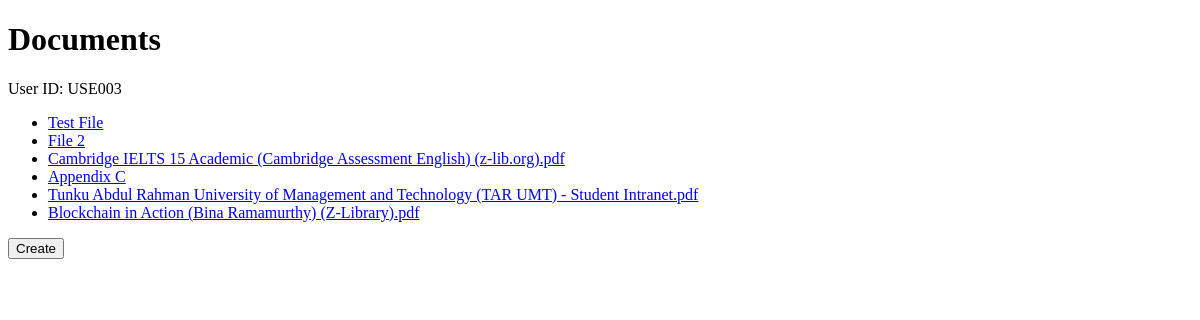
The app's page /esign/ (signed in) with its own data.
### esign/models.py (models this page shows, shortened)
class CustomUser(AbstractUser):
    userID = models.CharField(max_length=6, primary_key=True)
    orgID = models.ForeignKey(Organization, on_delete=models.CASCADE)
    position = models.CharField(max_length=50)
    groups = models.ManyToManyField(Group, related_name='custom_user_set', blank=True)
    user_permissions = models.ManyToManyField(Permission, related_name='custom_user_set', blank=True)

class Document(models.Model):
    docID = models.CharField(max_length=6, primary_key=True)
    title = models.CharField(max_length=255)
    pdf_file = models.FileField(
        upload_to='pdfs/',
        validators=[validate_pdf_extension],
        default=default_pdf_path
    )
    created_date = models.DateTimeField(auto_now_add=True)
    due_date = models.DateTimeField()

### esign/views.py (the view)
# urls.py: path('', views.index, name='index'),
def index(request):
    user_id = request.session['user_id']
    documents = Document.objects.all()
    return render(request, 'esign/index.html', {'documents': documents, 'user_id': user_id})

### esign/templates/esign/index.html (shortened to what this page needs)
<!DOCTYPE html>
<html lang="en">
<head>
    <!-- {% load static %}
    <link rel="stylesheet" type="text/css" href="{% static 'css/style.css' %}"> -->
</head>
<body>
{% if user.is_authenticated %}
{% block content %}
 <h1>Documents</h1>
 {% if user_id %}
        <p>User ID: {{ user_id }}</p>
    {% else %}
        <p>No user ID found in session.</p>
    {% endif %}
 <ul>
    {% for document in documents %}
      <li><a href="{% url 'esign:management' document.pk %}">{{ document.title }}</a></li>
    {% empty %}
      <li>No PDFs available.</li>
    {% endfor %}
 </ul>
{% endblock %}
{% endif %}
<button id="createButton" class="btn btn-primary" data-toggle="modal" data-target="#uploadModal">Create</button>
</body>
</html>

### records on screen
CustomUser: userID "USE003"
Document: title "Test File"
Document: title "File 2"
Document: title "Cambridge IELTS 15 Academic (Cambridge Assessment English) (z-lib.org).pdf"
Document: title "Appendix C"
Document: title "Tunku Abdul Rahman University of Management and Technology (TAR UMT) - Student Intranet.pdf"
Document: title "Blockchain in Action (Bina Ramamurthy) (Z-Library).pdf"
